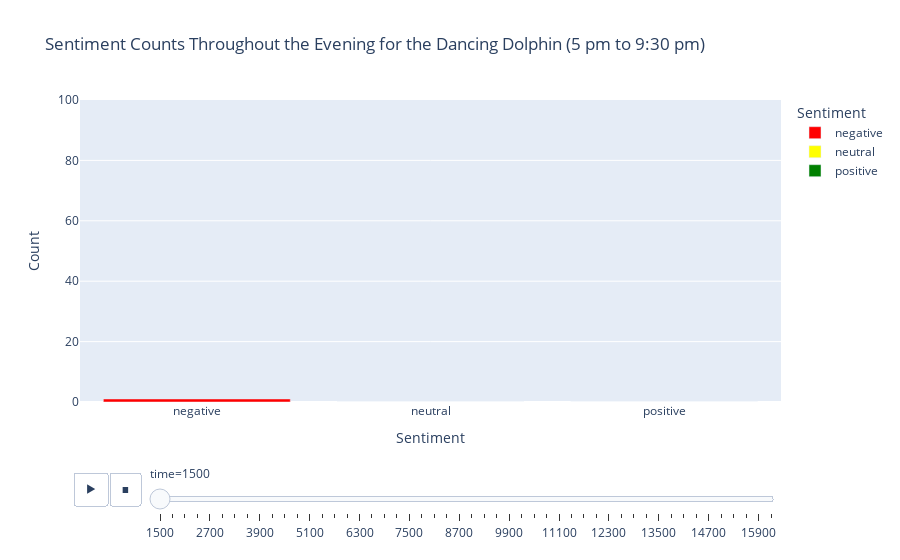

Notebook cell for this chart:
### Code cell
fig = px.bar(
    dolphin_sents_5min,
    x='sentiment',
    y='count',
    color='sentiment',
    color_discrete_sequence=['red', 'yellow', 'green'],
    animation_frame='time',
    labels={
        'sentiment': 'Sentiment',
        'count': 'Count'
    },
    title='Sentiment Counts Throughout the Evening for the Dancing Dolphin (5 pm to 9:30 pm)'
)
fig.update_layout(yaxis_range=[0, 100])
fig.show()

### Figure 1 — Plotly figure (JSON) as saved in the notebook; plotly's stock layout.template omitted (floating-point values rounded to 4 significant figures)
{"data": [{"alignmentgroup": "True", "hovertemplate": "Sentiment=%{x}<br>time=1500<br>Count=%{y}<extra></extra>", "legendgroup": "negative", "marker": {"color": "red", "pattern": {"shape": ""}}, "name": "negative", "offsetgroup": "negative", "orientation": "v", "showlegend": true, "textposition": "auto", "type": "bar", "x": ["negative"], "xaxis": "x", "y": [1], "yaxis": "y"}, {"alignmentgroup": "True", "hovertemplate": "Sentiment=%{x}<br>time=1500<br>Count=%{y}<extra></extra>", "legendgroup": "neutral", "marker": {"color": "yellow", "pattern": {"shape": ""}}, "name": "neutral", "offsetgroup": "neutral", "orientation": "v", "showlegend": true, "textposition": "auto", "type": "bar", "x": ["neutral"], "xaxis": "x", "y": [0], "yaxis": "y"}, {"alignmentgroup": "True", "hovertemplate": "Sentiment=%{x}<br>time=1500<br>Count=%{y}<extra></extra>", "legendgroup": "positive", "marker": {"color": "green", "pattern": {"shape": ""}}, "name": "positive", "offsetgroup": "positive", "orientation": "v", "showlegend": true, "textposition": "auto", "type": "bar", "x": ["positive"], "xaxis": "x", "y": [0], "yaxis": "y"}], "layout": {"barmode": "relative", "legend": {"title": {"text": "Sentiment"}, "tracegroupgap": 0}, "sliders": [{"active": 0, "currentvalue": {"prefix": "time="}, "len": 0.9, "pad": {"b": 10, "t": 60}, "steps": [{"args": [["1500"], {"frame": {"duration": 0, "redraw": true}, "fromcurrent": true, "mode": "immediate", "transition": {"duration": 0, "easing": "linear"}}], "label": "1500", "method": "animate"}, {"args": [["1800"], {"frame": {"duration": 0, "redraw": true}, "fromcurrent": true, "mode": "immediate", "transition": {"duration": 0, "easing": "linear"}}], "label": "1800", "method": "animate"}, {"args": [["2100"], {"frame": {"duration": 0, "redraw": true}, "fromcurrent": true, "mode": "immediate", "transition": {"duration": 0, "easing": "linear"}}], "label": "2100", "method": "animate"}, {"args": [["2400"], {"frame": {"duration": 0, "redraw": true}, "fromcurrent": true, "mode": "immediate", "transition": {"duration": 0, "easing": "linear"}}], "label": "2400", "method": "animate"}, {"args": [["2700"], {"frame": {"duration": 0, "redraw": true}, "fromcurrent": true, "mode": "immediate", "transition": {"duration": 0, "easing": "linear"}}], "label": "2700", "method": "animate"}, {"args": [["3000"], {"frame": {"duration": 0, "redraw": true}, "fromcurrent": true, "mode": "immediate", "transition": {"duration": 0, "easing": "linear"}}], "label": "3000", "method": "animate"}, {"args": [["3300"], {"frame": {"duration": 0, "redraw": true}, "fromcurrent": true, "mode": "immediate", "transition": {"duration": 0, "easing": "linear"}}], "label": "3300", "method": "animate"}, {"args": [["3600"], {"frame": {"duration": 0, "redraw": true}, "fromcurrent": true, "mode": "immediate", "transition": {"duration": 0, "easing": "linear"}}], "label": "3600", "method": "animate"}, {"args": [["3900"], {"frame": {"duration": 0, "redraw": true}, "fromcurrent": true, "mode": "immediate", "transition": {"duration": 0, "easing": "linear"}}], "label": "3900", "method": "animate"}, {"args": [["4200"], {"frame": {"duration": 0, "redraw": true}, "fromcurrent": true, "mode": "immediate", "transition": {"duration": 0, "easing": "linear"}}], "label": "4200", "method": "animate"}, {"args": [["4500"], {"frame": {"duration": 0, "redraw": true}, "fromcurrent": true, "mode": "immediate", "transition": {"duration": 0, "easing": "linear"}}], "label": "4500", "method": "animate"}, {"args": [["4800"], {"frame": {"duration": 0, "redraw": true}, "fromcurrent": true, "mode": "immediate", "transition": {"duration": 0, "easing": "linear"}}], "label": "4800", "method": "animate"}, {"args": [["5100"], {"frame": {"duration": 0, "redraw": true}, "fromcurrent": true, "mode": "immediate", "transition": {"duration": 0, "easing": "linear"}}], "label": "5100", "method": "animate"}, {"args": [["5400"], {"frame": {"duration": 0, "redraw": true}, "fromcurrent": true, "mode": "immediate", "transition": {"duration": 0, "easing": "linear"}}], "label": "5400", "method": "animate"}, {"args": [["5700"], {"frame": {"duration": 0, "redraw": true}, "fromcurrent": true, "mode": "immediate", "transition": {"duration": 0, "easing": "linear"}}], "label": "5700", "method": "animate"}, {"args": [["6000"], {"frame": {"duration": 0, "redraw": true}, "fromcurrent": true, "mode": "immediate", "transition": {"duration": 0, "easing": "linear"}}], "label": "6000", "method": "animate"}, {"args": [["6300"], {"frame": {"duration": 0, "redraw": true}, "fromcurrent": true, "mode": "immediate", "transition": {"duration": 0, "easing": "linear"}}], "label": "6300", "method": "animate"}, {"args": [["6600"], {"frame": {"duration": 0, "redraw": true}, "fromcurrent": true, "mode": "immediate", "transition": {"duration": 0, "easing": "linear"}}], "label": "6600", "method": "animate"}, {"args": [["6900"], {"frame": {"duration": 0, "redraw": true}, "fromcurrent": true, "mode": "immediate", "transition": {"duration": 0, "easing": "linear"}}], "label": "6900", "method": "animate"}, {"args": [["7200"], {"frame": {"duration": 0, "redraw": true}, "fromcurrent": true, "mode": "immediate", "transition": {"duration": 0, "easing": "linear"}}], "label": "7200", "method": "animate"}, {"args": [["7500"], {"frame": {"duration": 0, "redraw": true}, "fromcurrent": true, "mode": "immediate", "transition": {"duration": 0, "easing": "linear"}}], "label": "7500", "method": "animate"}, {"args": [["7800"], {"frame": {"duration": 0, "redraw": true}, "fromcurrent": true, "mode": "immediate", "transition": {"duration": 0, "easing": "linear"}}], "label": "7800", "method": "animate"}, {"args": [["8100"], {"frame": {"duration": 0, "redraw": true}, "fromcurrent": true, "mode": "immediate", "transition": {"duration": 0, "easing": "linear"}}], "label": "8100", "method": "animate"}, {"args": [["8400"], {"frame": {"duration": 0, "redraw": true}, "fromcurrent": true, "mode": "immediate", "transition": {"duration": 0, "easing": "linear"}}], "label": "8400", "method": "animate"}, {"args": [["8700"], {"frame": {"duration": 0, "redraw": true}, "fromcurrent": true, "mode": "immediate", "transition": {"duration": 0, "easing": "linear"}}], "label": "8700", "method": "animate"}, {"args": [["9000"], {"frame": {"duration": 0, "redraw": true}, "fromcurrent": true, "mode": "immediate", "transition": {"duration": 0, "easing": "linear"}}], "label": "9000", "method": "animate"}, {"args": [["9300"], {"frame": {"duration": 0, "redraw": true}, "fromcurrent": true, "mode": "immediate", "transition": {"duration": 0, "easing": "linear"}}], "label": "9300", "method": "animate"}, {"args": [["9600"], {"frame": {"duration": 0, "redraw": true}, "fromcurrent": true, "mode": "immediate", "transition": {"duration": 0, "easing": "linear"}}], "label": "9600", "method": "animate"}, {"args": [["9900"], {"frame": {"duration": 0, "redraw": true}, "fromcurrent": true, "mode": "immediate", "transition": {"duration": 0, "easing": "linear"}}], "label": "9900", "method": "animate"}, {"args": [["10200"], {"frame": {"duration": 0, "redraw": true}, "fromcurrent": true, "mode": "immediate", "transition": {"duration": 0, "easing": "linear"}}], "label": "10200", "method": "animate"}, {"args": [["10500"], {"frame": {"duration": 0, "redraw": true}, "fromcurrent": true, "mode": "immediate", "transition": {"duration": 0, "easing": "linear"}}], "label": "10500", "method": "animate"}, {"args": [["10800"], {"frame": {"duration": 0, "redraw": true}, "fromcurrent": true, "mode": "immediate", "transition": {"duration": 0, "easing": "linear"}}], "label": "10800", "method": "animate"}, {"args": [["11100"], {"frame": {"duration": 0, "redraw": true}, "fromcurrent": true, "mode": "immediate", "transition": {"duration": 0, "easing": "linear"}}], "label": "11100", "method": "animate"}, {"args": [["11400"], {"frame": {"duration": 0, "redraw": true}, "fromcurrent": true, "mode": "immediate", "transition": {"duration": 0, "easing": "linear"}}], "label": "11400", "method": "animate"}, {"args": [["11700"], {"frame": {"duration": 0, "redraw": true}, "fromcurrent": true, "mode": "immediate", "transition": {"duration": 0, "easing": "linear"}}], "label": "11700", "method": "animate"}, {"args": [["12000"], {"frame": {"duration": 0, "redraw": true}, "fromcurrent": true, "mode": "immediate", "transition": {"duration": 0, "easing": "linear"}}], "label": "12000", "method": "animate"}, {"args": [["12300"], {"frame": {"duration": 0, "redraw": true}, "fromcurrent": true, "mode": "immediate", "transition": {"duration": 0, "easing": "linear"}}], "label": "12300", "method": "animate"}, {"args": [["12600"], {"frame": {"duration": 0, "redraw": true}, "fromcurrent": true, "mode": "immediate", "transition": {"duration": 0, "easing": "linear"}}], "label": "12600", "method": "animate"}, {"args": [["12900"], {"frame": {"duration": 0, "redraw": true}, "fromcurrent": true, "mode": "immediate", "transition": {"duration": 0, "easing": "linear"}}], "label": "12900", "method": "animate"}, {"args": [["13200"], {"frame": {"duration": 0, "redraw": true}, "fromcurrent": true, "mode": "immediate", "transition": {"duration": 0, "easing": "linear"}}], "label": "13200", "method": "animate"}, {"args": [["13500"], {"frame": {"duration": 0, "redraw": true}, "fromcurrent": true, "mode": "immediate", "transition": {"duration": 0, "easing": "linear"}}], "label": "13500", "method": "animate"}, {"args": [["13800"], {"frame": {"duration": 0, "redraw": true}, "fromcurrent": true, "mode": "immediate", "transition": {"duration": 0, "easing": "linear"}}], "label": "13800", "method": "animate"}, {"args": [["14100"], {"frame": {"duration": 0, "redraw": true}, "fromcurrent": true, "mode": "immediate", "transition": {"duration": 0, "easing": "linear"}}], "label": "14100", "method": "animate"}, {"args": [["14400"], {"frame": {"duration": 0, "redraw": true}, "fromcurrent": true, "mode": "immediate", "transition": {"duration": 0, "easing": "linear"}}], "label": "14400", "method": "animate"}, {"args": [["14700"], {"frame": {"duration": 0, "redraw": true}, "fromcurrent": true, "mode": "immediate", "transition": {"duration": 0, "easing": "linear"}}], "label": "14700", "method": "animate"}, {"args": [["15000"], {"frame": {"duration": 0, "redraw": true}, "fromcurrent": true, "mode": "immediate", "transition": {"duration": 0, "easing": "linear"}}], "label": "15000", "method": "animate"}, {"args": [["15300"], {"frame": {"duration": 0, "redraw": true}, "fromcurrent": true, "mode": "immediate", "transition": {"duration": 0, "easing": "linear"}}], "label": "15300", "method": "animate"}, {"args": [["15600"], {"frame": {"duration": 0, "redraw": true}, "fromcurrent": true, "mode": "immediate", "transition": {"duration": 0, "easing": "linear"}}], "label": "15600", "method": "animate"}, {"args": [["15900"], {"frame": {"duration": 0, "redraw": true}, "fromcurrent": true, "mode": "immediate", "transition": {"duration": 0, "easing": "linear"}}], "label": "15900", "method": "animate"}, {"args": [["16200"], {"frame": {"duration": 0, "redraw": true}, "fromcurrent": true, "mode": "immediate", "transition": {"duration": 0, "easing": "linear"}}], "label": "16200", "method": "animate"}], "x": 0.1, "xanchor": "left", "y": 0, "yanchor": "top"}], "title": {"text": "Sentiment Counts Throughout the Evening for the Dancing Dolphin (5 pm to 9:30 pm)"}, "updatemenus": [{"buttons": [{"args": [null, {"frame": {"duration": 500, "redraw": true}, "fromcurrent": true, "mode": "immediate", "transition": {"duration": 500, "easing": "linear"}}], "label": "&#9654;", "method": "animate"}, {"args": [[null], {"frame": {"duration": 0, "redraw": true}, "fromcurrent": true, "mode": "immediate", "transition": {"duration": 0, "easing": "linear"}}], "label": "&#9724;", "method": "animate"}], "direction": "left", "pad": {"r": 10, "t": 70}, "showactive": false, "type": "buttons", "x": 0.1, "xanchor": "right", "y": 0, "yanchor": "top"}], "xaxis": {"anchor": "y", "categoryarray": ["negative", "neutral", "positive"], "categoryorder": "array", "domain": [0, 1], "title": {"text": "Sentiment"}}, "yaxis": {"anchor": "x", "domain": [0, 1], "range": [0, 100], "title": {"text": "Count"}}}}
